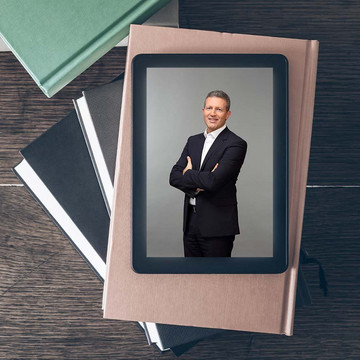
#> input picture 2020-08-01 DE-CIX Dallas/Jens-Prautzsch_25Y_1536x974-889x889-360x360.jpg, 360 x 360 px; its folder holds only this picture in this run
$ python -i plot_image_processing.py   (imports and definitions only)
#> lines starting #> are read from the running program, lines starting #| are printed output that depends on the picture
#> further down, picture is the input picture: PIL image 360x360 RGB; mean R, G, B 99.6, 99.5, 100.9
# -*- coding: utf-8 -*-
"""
Created on Sun Dec 13 20:51:23 2020

@author: Brianna Barrow
"""
import numpy as np
import matplotlib.pyplot as plt
import matplotlib as mpl
import pytesseract
import os
import datetime
from PIL import Image, ImageFilter, ImageEnhance
from dateutil.relativedelta import relativedelta
from collections import Counter

mpl.rcParams['figure.dpi'] = 300
pytesseract.pytesseract.tesseract_cmd = r'C:\Program Files\Tesseract-OCR\tesseract.exe'

# [21 lines left out: function remove_alpha_channel, not called in this run]


def get_top_colors(img):
    '''
    Quantizes the image, which maps all distinct colors to a palette of 256
    colors.

    Args:
        img: Image in png format.

    Returns:
        color_list: A list of the desired number of colors as RGB tuples.

        new_quantized_im: The image with all colors changed to those in the
        palette that they resemble.

        im: The original image.
    '''

    index = 0
    color_count = 5#10
    process_list = []
    color_list = []
    channels = list(img.getbands())
#> channels = ['R', 'G', 'B']

    if 'A' in channels:
        im = remove_alpha_channel(img)
    else:
        im = img

    quantized_im = im.quantize(colors=color_count,method=2)
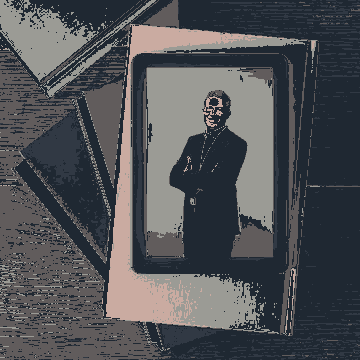
#> quantized_im: PIL image 360x360 P; mean R, G, B 79.8, 81.7, 85.5
    new_quantized_im = quantized_im.convert('RGB')
    top_color_list = quantized_im.getpalette()[:(color_count * 3)]
#> top_color_list = [31, 40, 50, 97, 92, 92, 155, 155, 149, 49, 57, 68, 202, 171, 161]

    for entry in top_color_list:
        process_list.append(entry)
        if index != 2:
            index+=1
        else:
            red = process_list[0]
            green = process_list[1]
            blue = process_list[2]
            if red == green and red == blue:
                process_list = []
                index = 0
            else:
                color_list.append(tuple(process_list))
                process_list = []
                index = 0
#> this loop made 15 passes
#> (entry, red, green, blue, index) on passes 3, 6, 9, 12, 15: (50, 31, 40, 50, 0), (92, 97, 92, 92, 0), (149, 155, 155, 149, 0), (68, 49, 57, 68, 0), (161, 202, 171, 161, 0)
#> (entry, index) on passes 1, 2, 4, 5, 7, 8: (31, 1), (40, 2), (97, 1), (92, 2), (155, 1), (155, 2)
#> after the loop, color_list = [(31, 40, 50), (97, 92, 92), (155, 155, 149), (49, 57, 68), (202, 171, 161)]

    #new_quantized_im.show()
    return color_list, new_quantized_im, im


def get_heights(img):
    '''
    Iterates over the input image's pixels and finds the x-values and highest
    and lowest y-values for pixels of specific colors.

    Args:
        img: Image in png format.

    Returns:
        color_dict: A dictionary of each color leading to a dictionary of the
        highest and lowest y-values per color, as well as x-values, for pixels
        of that color.

        top_colors: A list of the desired number of colors as RGB tuples.
    '''

    color_dict = {}
    res = get_top_colors(img)
    top_colors = res[0]
#> top_colors has the same summary as color_list in get_top_colors
    quantized_im = res[1]
    original_im = res[2]
    max_x, max_y = original_im.size
#> max_x = 360; max_y = 360

    for entry in top_colors:
        color_dict[entry] = {
        'highest in current column': 10000,
        'lowest in current column': 0,
        'current high': 'n/a',
        'current low': 'n/a',
        'x values high': [],
        'x values low': [],
        'all highs': [] ,
        'all lows': []
        }
#> this loop made 5 passes
#> after the loop, color_dict = 5 items

    for x in range(max_x):
        for y in range(max_y):
            position_tuple = tuple([x, y])
            current_pixel = quantized_im.getpixel(position_tuple)

            if current_pixel in top_colors:
                current_dict = color_dict[current_pixel]
                if current_dict['current high'] == 'n/a':
                    if y < current_dict['highest in current column']:
                        current_dict['current high'] = y
                else:
                    if y < current_dict['current high']:
                        current_dict['current high'] = y
                if current_dict['current low'] == 'n/a':
                    if y > current_dict['lowest in current column']:
                        current_dict['current low'] = y
                else:
                    if y > current_dict['current low']:
                        current_dict['current low'] = y

        for color_tuple in top_colors:
            current_dict = color_dict[color_tuple]

            if current_dict['current high'] != 'n/a':
                current_dict['all highs'].append(current_dict['current high'])
                current_dict['x values high'].append(x)

            if current_dict['current low'] != 'n/a':
                current_dict['all lows'].append(current_dict['current low'])
                current_dict['x values low'].append(x)

            current_dict['current high'] = 'n/a'
            current_dict['current low'] = 'n/a'
            current_dict['highest in current column'] = 10000
            current_dict['lowest in current column'] = 0

    return color_dict, top_colors


# [1046 lines left out: functions process_heights, crop_axes, ident_chars, process_chars, map_boxes, map_y_values and 1 more, not called in this run]

'''
def get_timezone(ixp):

    time_shift = 0

    utc = ['DE-CIX Frankfurt',
           'DE-CIX Munich',
           'DE-CIX Hamburg',
           'DE-CIX Istanbul',
           'DE-CIX Madrid',
           'DE-CIX Marseille',
           'DE-CIX New York',
           'DE-CIX Dallas']

    japan = ['JPNAP Osaka',
             'JPNAP Tokyo']

    eastern_united_states_and_eastern_canada = ['TorIX',
                                                'MASS-IX']
    nigeria = ['IXPN Lagos']

    indonesia_bali = ['IIX-Bali']

    united_kingdom = ['LONAP']

    germany = ['BCIX']

    france = ['GrenoblIX']

    poland = ['EPIX.Katowice',
              'EPIX.Warszawa-KIX']

    saudi_arabia = ['SAIX']

    italy = ['MIX-IT']

    albania = ['ANIX - Albanian Neutral Internet eXchange']

    brazil_brasilia = ['IX.br (PTT.br) São Paulo',
                       'IX.br (PTT.br) Brasília',
                       'IX.br (PTT.br) Rio de Janeiro',
                       'IX.br (PTT.br) Fortaleza',
                       'IX.br (PTT.br) Porto Alegre',
                       'IX.br (PTT.br) Salvador',
                       'IX.br (PTT.br) Belém',
                       'IX.br (PTT.br) Campinas',
                       'IX.br (PTT.br) Lajeado',
                       'IX.br (PTT.br) Londrina',
                       'IX.br (PTT.br) Recife',
                       'IX.br (PTT.br) Belo Horizonte',
                       'IX.br (PTT.br) Natal',
                       'IX.br (PTT.br) Florianópolis',
                       'IX.br (PTT.br) Maceió',
                       'IX.br (PTT.br) Vitória',
                       'IX.br (PTT.br) Maringá',
                       'IX.br (PTT.br) Goiânia',
                       'IX.br (PTT.br) Santa Maria',
                       'IX.br (PTT.br) Foz do Iguaçu',
                       'IX.br (PTT.br) São José do Rio Preto',
                       'IX.br (PTT.br) Caxias do Sul']

    brazil_amazon = ['IX.br (PTT.br) Manaus',
                     'IX.br (PTT.br) Cuiabá',]

    if ixp in utc or ixp in united_kingdom:
        time_shift = 0
    elif ixp in germany or ixp in france or ixp in italy or ixp in albania or ixp in poland or ixp in nigeria:
        time_shift = 1
    elif ixp in saudi_arabia:
        time_shift = 3
    elif ixp in indonesia_bali:
        time_shift = 8
    elif ixp in japan:
        time_shift = 9
    elif ixp in eastern_united_states_and_eastern_canada:
        time_shift = -5
    elif ixp in brazil_amazon:
        time_shift = -4
    elif ixp in brazil_brasilia:
        time_shift = -3

    return time_shift
'''

# [409 lines left out: functions map_x_values_day, map_x_values_week, map_x_values_month, map_x_values_year, not called in this run]

# [97 lines not run here, left out]

>>> from PIL import Image
>>> picture = Image.open('../2020-08-01 DE-CIX Dallas/Jens-Prautzsch_25Y_1536x974-889x889-360x360.jpg')
>>> result = get_heights(picture)
